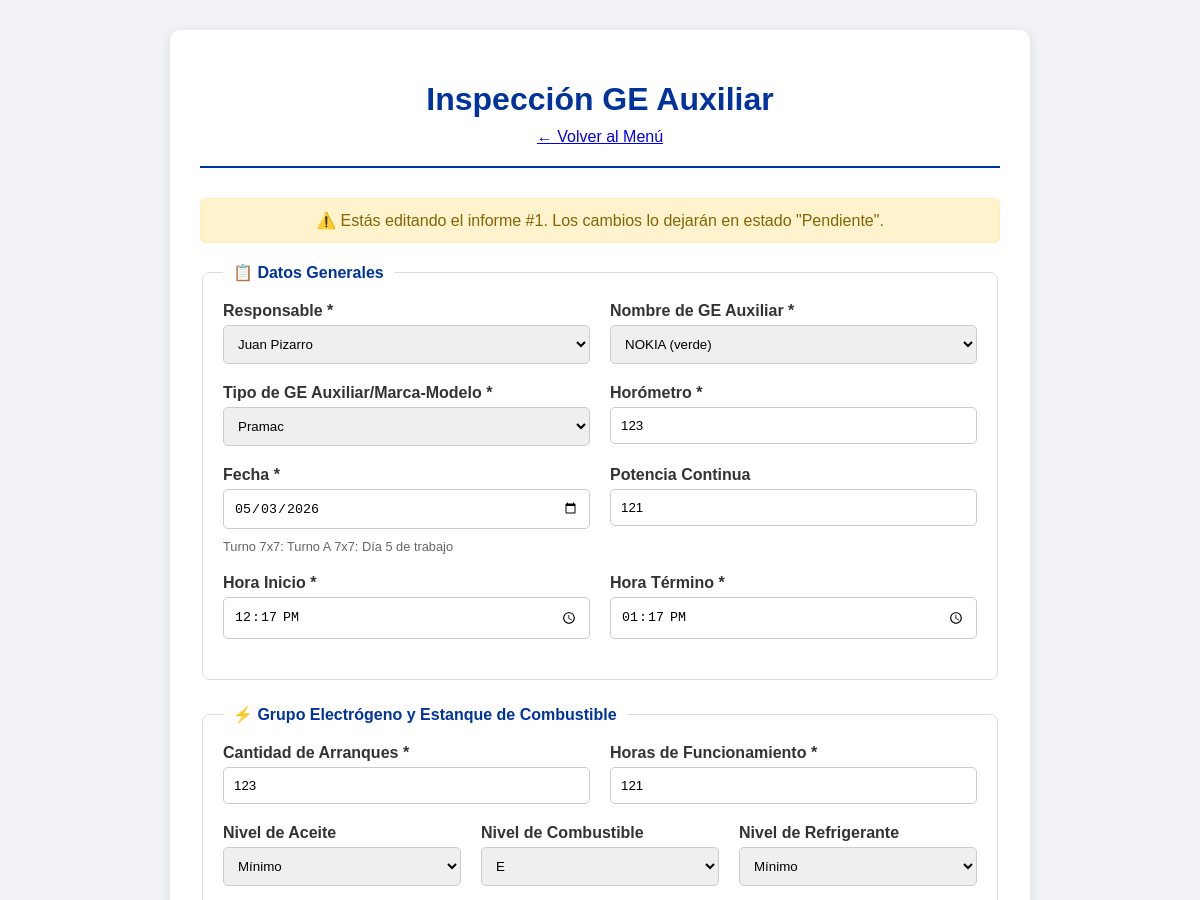
Page /editar_informe/1?tipo=ge (signed in, upper part) on the earlier database version.
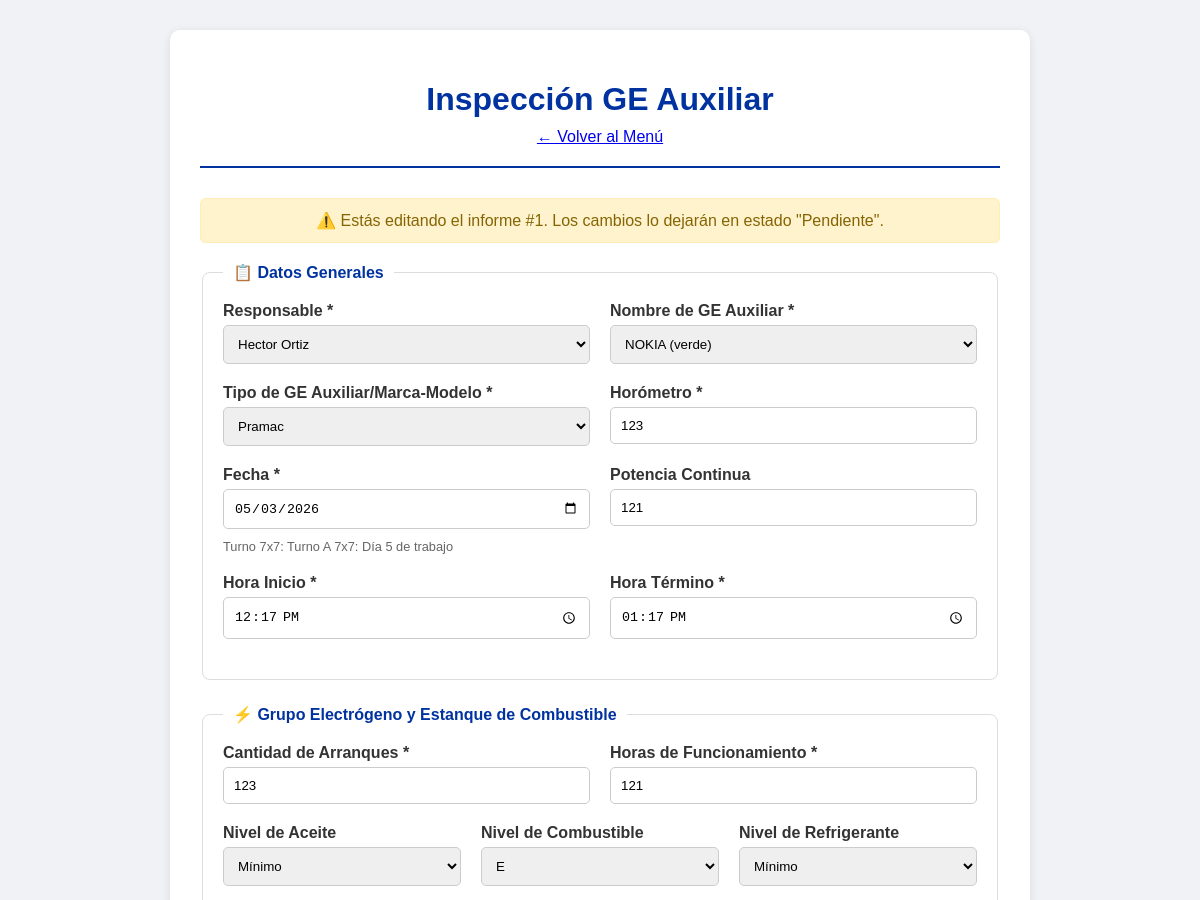
Same page on the later database version.
### app.py (models this page shows, shortened)
class InspeccionGE(db.Model):
    id = db.Column(db.Integer, primary_key=True)
    usuario_id = db.Column(db.Integer, db.ForeignKey('usuario.id'), nullable=False)
    sitio_id = db.Column(db.Integer, db.ForeignKey('sitio.id'), nullable=True)
    fecha = db.Column(db.String(20), nullable=False)
    dia_turno = db.Column(db.Integer, nullable=False)
    responsable = db.Column(db.String(50), nullable=False)
    nombre_ge = db.Column(db.String(50), nullable=False)
    tipo_ge = db.Column(db.String(50), nullable=False)
    horometro = db.Column(db.Integer, nullable=False)
    hora_inicio = db.Column(db.String(10), nullable=False)
    hora_termino = db.Column(db.String(10), nullable=False)
    potencia_continua = db.Column(db.Integer, nullable=True)
    cantidad_arranques = db.Column(db.Integer, nullable=False)
    horas_funcionamiento = db.Column(db.Integer, nullable=False)
    nivel_aceite = db.Column(db.String(10), nullable=False)
    nivel_combustible = db.Column(db.String(10), nullable=False)
    nivel_refrigerante = db.Column(db.String(10), nullable=False)
    proxima_mantencion = db.Column(db.Integer, nullable=False)
    estado_carcasa = db.Column(db.String(5), nullable=False)
    limpieza_ge_interior = db.Column(db.String(5), nullable=False)
    limpieza_radiador = db.Column(db.String(5), nullable=False)
    visor_combustible = db.Column(db.String(5), nullable=False)
    arranque_automatico = db.Column(db.String(5), nullable=False)
    limpieza_interior = db.Column(db.String(5), nullable=False)
    limpieza_exterior = db.Column(db.String(5), nullable=False)
    cable_5p_4p = db.Column(db.String(5), nullable=False)
    observaciones = db.Column(db.Text, nullable=True)
    estado_pantalla = db.Column(db.String(5), nullable=False)
    estado_parada_emergencia = db.Column(db.String(5), nullable=False)
    estado_corta_corriente = db.Column(db.String(5), nullable=False)
    estado_selector = db.Column(db.String(5), nullable=False)
    estado_bornes_bateria = db.Column(db.String(5), nullable=False)
    estado_ramal_cables = db.Column(db.String(5), nullable=False)
    estado_enchufe = db.Column(db.String(5), nullable=False)
    estado_cebador = db.Column(db.String(5), nullable=False)
    estado_mangueras = db.Column(db.String(5), nullable=False)
    estado_alarmas = db.Column(db.String(5), nullable=False)
    estado_extintor = db.Column(db.String(5), nullable=False)
    estado_puertas = db.Column(db.String(5), nullable=False)
    estado_baterias = db.Column(db.String(5), nullable=False)
    estado_ventilador = db.Column(db.String(5), nullable=False)
    observaciones_breaker = db.Column(db.Text, nullable=True)
    limpieza_general = db.Column(db.String(5), nullable=False)
    estado_chasis = db.Column(db.String(5), nullable=False)
    cantidad_cunas = db.Column(db.String(10), nullable=False)
    checkpoints = db.Column(db.String(5), nullable=False)
    presion_neumaticos = db.Column(db.String(5), nullable=False)
    estado_jaula = db.Column(db.String(5), nullable=False)
    estado_candados = db.Column(db.String(5), nullable=False)
    nivelacion_carro = db.Column(db.String(5), nullable=False)
    patas_posicionamiento = db.Column(db.String(5), nullable=False)
    manivelas_izajes = db.Column(db.String(5), nullable=False)
    observaciones_estructuras = db.Column(db.Text, nullable=True)
    foto_1 = db.Column(db.String(200), nullable=True)
    foto_2 = db.Column(db.String(200), nullable=True)
    foto_3 = db.Column(db.String(200), nullable=True)
    foto_breaker_1 = db.Column(db.String(200), nullable=True)
    foto_breaker_2 = db.Column(db.String(200), nullable=True)
    foto_breaker_3 = db.Column(db.String(200), nullable=True)
    foto_estructura_1 = db.Column(db.String(200), nullable=True)
    foto_estructura_2 = db.Column(db.String(200), nullable=True)
    foto_estructura_3 = db.Column(db.String(200), nullable=True)
    foto_lev_1 = db.Column(db.String(200), nullable=True)
    foto_lev_2 = db.Column(db.String(200), nullable=True)
    foto_lev_3 = db.Column(db.String(200), nullable=True)
    foto_lev_4 = db.Column(db.String(200), nullable=True)
    foto_lev_5 = db.Column(db.String(200), nullable=True)
    foto_lev_6 = db.Column(db.String(200), nullable=True)
    foto_lev_7 = db.Column(db.String(200), nullable=True)
    foto_lev_8 = db.Column(db.String(200), nullable=True)
    estado = db.Column(db.String(20), default='pendiente')
    fecha_registro = db.Column(db.DateTime, default=datetime.utcnow)
    motivo_rechazo = db.Column(db.String(500), nullable=True)
    usuario = db.relationship('Usuario', backref='inspecciones_ge')
    sitio = db.relationship('Sitio', backref='inspecciones_ge')

### app.py (the view, shortened to what this page needs)
@app.route('/editar_informe/<int:id>', methods=['GET', 'POST'])
def editar_informe(id):
    if 'username' not in session:
        return redirect(url_for('login'))
    tipo = request.args.get('tipo', 'cow')
    usuario_actual = Usuario.query.filter_by(username=session['username']).first()
    if tipo == 'cow':
        inspeccion = InspeccionCOW.query.get_or_404(id)
        form = InspeccionCOWForm()
        template = 'formularios/inspeccion_cow.html'
        sitios = Sitio.query.filter_by(activo=True).all()
        form.nombre_sitio.choices = [(str(s.id), s.nombre_sitio) for s in sitios]
    elif tipo == 'ge':
        inspeccion = InspeccionGE.query.get_or_404(id)
        form = InspeccionGEForm()
        template = 'formularios/inspeccion_ge.html'
    else:
        return "Tipo de informe no válido", 400
    if usuario_actual.rol != 'supervisor' and inspeccion.usuario_id != usuario_actual.id:
        return "No tienes permiso para editar este informe", 403
    if request.method == 'GET':
        form.responsable.data = inspeccion.responsable
        form.horometro.data = inspeccion.horometro
        form.hora_inicio.data = inspeccion.hora_inicio
        form.hora_termino.data = inspeccion.hora_termino
        if tipo == 'cow':
            form.nombre_sitio.data = str(inspeccion.sitio_id) if inspeccion.sitio_id else ''
            form.horas_funcionamiento.data = inspeccion.horas_funcionamiento
            form.cantidad_arranques.data = inspeccion.cantidad_arranques
            form.nivel_aceite.data = inspeccion.nivel_aceite
            form.nivel_combustible.data = inspeccion.nivel_combustible
            form.nivel_refrigerante.data = inspeccion.nivel_refrigerante
            form.proxima_mantencion.data = inspeccion.proxima_mantencion
            form.estado_ge_principal.data = inspeccion.estado_ge_principal
            form.uso_ge_auxiliar.data = inspeccion.uso_ge_auxiliar
            form.limpieza_ge_interior.data = inspeccion.limpieza_ge_interior
            form.limpieza_radiador.data = inspeccion.limpieza_radiador
            form.sistema_combustible.data = inspeccion.sistema_combustible
            form.arranque_automatico.data = inspeccion.arranque_automatico
            form.limpieza_interior.data = inspeccion.limpieza_interior
            form.limpieza_exterior.data = inspeccion.limpieza_exterior
            form.cable_5p_4p.data = inspeccion.cable_5p_4p
            form.adaptador_ge_aux.data = inspeccion.adaptador_ge_aux
            form.observaciones_ge.data = inspeccion.observaciones_ge
            form.observaciones_rack.data = inspeccion.observaciones_rack
            form.observaciones_estructuras.data = inspeccion.observaciones_estructuras
            form.limpieza_rack_energia.data = inspeccion.limpieza_rack_energia
            form.estado_planta_vertiv.data = inspeccion.estado_planta_vertiv
            form.rectificador_n1.data = inspeccion.rectificador_n1
            form.rectificador_n2.data = inspeccion.rectificador_n2
            form.rectificador_n3.data = inspeccion.rectificador_n3
            form.estado_air_scale.data = inspeccion.estado_air_scale
            form.estado_alarmas.data = inspeccion.estado_alarmas
            form.estado_7250_ixr.data = inspeccion.estado_7250_ixr
            form.estado_fpfh.data = inspeccion.estado_fpfh
            form.conversor_solar_n1.data = inspeccion.conversor_solar_n1
            form.conversor_solar_n2.data = inspeccion.conversor_solar_n2
            form.limpieza_rack_baterias.data = inspeccion.limpieza_rack_baterias
            form.estado_baterias.data = inspeccion.estado_baterias
            form.estado_inversor.data = inspeccion.estado_inversor
            form.estado_ventiladores.data = inspeccion.estado_ventiladores
            form.limpieza_rack_telecom.data = inspeccion.limpieza_rack_telecom
            form.limpieza_paneles.data = inspeccion.limpieza_paneles
            form.estructura_paneles.data = inspeccion.estructura_paneles
            form.cantidad_cunas.data = inspeccion.cantidad_cunas
            form.checkpoints.data = inspeccion.checkpoints
            form.presion_neumaticos.data = inspeccion.presion_neumaticos
            form.estado_torre.data = inspeccion.estado_torre
            form.estado_piolas_viento.data = inspeccion.estado_piolas_viento
            form.nivelacion_carro.data = inspeccion.nivelacion_carro
            form.gatas_posicionamiento.data = inspeccion.gatas_posicionamiento
            form.manivelas_izaje.data = inspeccion.manivelas_izaje
        elif tipo == 'ge':
            form.nombre_ge.data = inspeccion.nombre_ge
            form.tipo_ge.data = inspeccion.tipo_ge
            form.potencia_continua.data = inspeccion.potencia_continua
            form.cantidad_arranques.data = inspeccion.cantidad_arranques
            form.horas_funcionamiento.data = inspeccion.horas_funcionamiento
            form.nivel_aceite.data = inspeccion.nivel_aceite
            form.nivel_combustible.data = inspeccion.nivel_combustible
            form.nivel_refrigerante.data = inspeccion.nivel_refrigerante
            form.proxima_mantencion.data = inspeccion.proxima_mantencion
            form.estado_carcasa.data = inspeccion.estado_carcasa
            form.limpieza_ge_interior.data = inspeccion.limpieza_ge_interior
            form.limpieza_radiador.data = inspeccion.limpieza_radiador
            form.visor_combustible.data = inspeccion.visor_combustible
            form.arranque_automatico.data = inspeccion.arranque_automatico
            form.limpieza_interior.data = inspeccion.limpieza_interior
            form.limpieza_exterior.data = inspeccion.limpieza_exterior
            form.cable_5p_4p.data = inspeccion.cable_5p_4p
            form.observaciones.data = inspeccion.observaciones
            form.estado_pantalla.data = inspeccion.estado_pantalla
            form.estado_parada_emergencia.data = inspeccion.estado_parada_emergencia
            form.estado_corta_corriente.data = inspeccion.estado_corta_corriente
            form.estado_selector.data = inspeccion.estado_selector
            form.estado_bornes_bateria.data = inspeccion.estado_bornes_bateria
            form.estado_ramal_cables.data = inspeccion.estado_ramal_cables
            form.estado_enchufe.data = inspeccion.estado_enchufe
            form.estado_cebador.data = inspeccion.estado_cebador
            form.estado_mangueras.data = inspeccion.estado_mangueras
            form.estado_alarmas.data = inspeccion.estado_alarmas
            form.estado_extintor.data = inspeccion.estado_extintor
            form.estado_puertas.data = inspeccion.estado_puertas
            form.estado_baterias.data = inspeccion.estado_baterias
            form.estado_ventilador.data = inspeccion.estado_ventilador
            form.observaciones_breaker.data = inspeccion.observaciones_breaker
            form.limpieza_general.data = inspeccion.limpieza_general
            form.estado_chasis.data = inspeccion.estado_chasis
            form.cantidad_cunas.data = inspeccion.cantidad_cunas
            form.checkpoints.data = inspeccion.checkpoints
            form.presion_neumaticos.data = inspeccion.presion_neumaticos
            form.estado_jaula.data = inspeccion.estado_jaula
            form.estado_candados.data = inspeccion.estado_candados
            form.nivelacion_carro.data = inspeccion.nivelacion_carro
            form.patas_posicionamiento.data = inspeccion.patas_posicionamiento
            form.manivelas_izajes.data = inspeccion.manivelas_izajes
            form.observaciones_estructuras.data = inspeccion.observaciones_estructuras
    fecha_actual, fecha_iso, dia_turno, turno, estado_turno = calcular_fecha_turno()
    return render_template(template, form=form, usuario=session['nombre'],
                      fecha=fecha_actual, fecha_iso=fecha_iso,
                      dia_turno=dia_turno, turno=turno,
                      estado_turno=estado_turno, editando=True,
                      id_inspeccion=id, inspeccion=inspeccion,
                      inspeccion_ge=inspeccion)

### templates/formularios/inspeccion_ge.html (shortened to what this page needs)
<!DOCTYPE html>
<html lang="es">
<head>
    <link rel="stylesheet" href="{{ url_for('static', filename='style.css') }}">
</head>
<body>
    <div class="form-container">
        <div class="form-header">
            <h1>Inspección GE Auxiliar</h1>
            <a href="{{ url_for('menu') }}" class="volver-btn">← Volver al Menú</a>
        </div>
        {% if editando %}
            <div class="alert-warning">
                ⚠️ Estás editando el informe #{{ id_inspeccion }}. Los cambios lo dejarán en estado "Pendiente".
            </div>
        {% endif %}
        <form method="POST" enctype="multipart/form-data">
                        <fieldset>
                <legend>📋 Datos Generales</legend>
                <div class="form-row">
                    <div class="form-group">
                        {{ form.responsable.label }}
                        {{ form.responsable(class="form-control") }}
                    </div>
                    <div class="form-group">
                        {{ form.nombre_ge.label }}
                        {{ form.nombre_ge(class="form-control") }}
                    </div>
                </div>
                <div class="form-row">
                    <div class="form-group">
                        {{ form.tipo_ge.label }}
                        {{ form.tipo_ge(class="form-control") }}
                    </div>
                    <div class="form-group">
                        {{ form.horometro.label }}
                        {{ form.horometro(class="form-control") }}
                    </div>
                </div>
                <div class="form-row">
                    <div class="form-group">
                        <label>Fecha *</label>
                        <input type="date" name="fecha" class="form-control" value="{{ fecha_iso }}" required>
                        <small id="turno-info">Turno 7x7: {{ estado_turno }}</small>
                    </div>
                    <div class="form-group">
                        {{ form.potencia_continua.label }}
                        {{ form.potencia_continua(class="form-control") }}
                    </div>
                </div>
                <div class="form-row">
                    <div class="form-group">
                        {{ form.hora_inicio.label }}
                        {{ form.hora_inicio(class="form-control", type="time", step="60") }}
                </div>
                <div class="form-group">
                    {{ form.hora_termino.label }}
                    {{ form.hora_termino(class="form-control", type="time", step="60") }}
                </div>
                </div>
            </fieldset>
            <fieldset>
                <legend>⚡ Grupo Electrógeno y Estanque de Combustible</legend>
                <div class="form-row">
                    <div class="form-group">
                        {{ form.cantidad_arranques.label }}
                        {{ form.cantidad_arranques(class="form-control") }}
                    </div>
                    <div class="form-group">
                        {{ form.horas_funcionamiento.label }}
                        {{ form.horas_funcionamiento(class="form-control") }}
                    </div>
                </div>
                <div class="form-row">
                    <div class="form-group">
                        {{ form.nivel_aceite.label }}
                        {{ form.nivel_aceite(class="form-control") }}
                    </div>
                    <div class="form-group">
                        {{ form.nivel_combustible.label }}
                        {{ form.nivel_combustible(class="form-control") }}
                    </div>
                    <div class="form-group">
                        {{ form.nivel_refrigerante.label }}
                        {{ form.nivel_refrigerante(class="form-control") }}
                    </div>
                </div>
        </form>
    </div>
</body>
</html>

Differences in the rows shown:
changed InspeccionGE "NOKIA (verde)": responsable "Juan Pizarro" → "Hector Ortiz"
